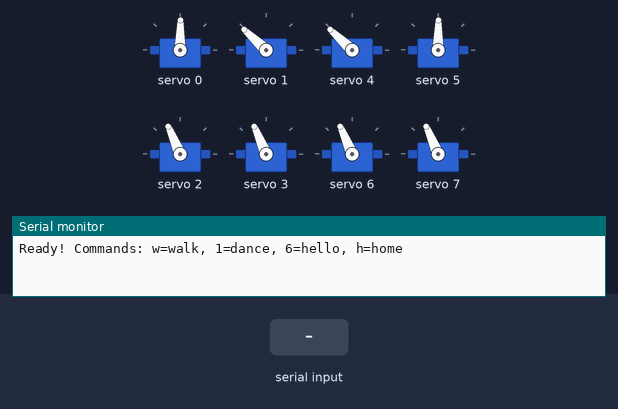
Recording of a sketch running on a simulated Arduino Uno, built with avr-gcc and run on an emulated ATmega328P. Shown: 8 × servo, the last lines printed to the serial monitor. The inputs (shaded band) are chosen by the test bench.

Above: at 1.2 s.
1.3 s: "w" received over Serial
At 1.48 s:
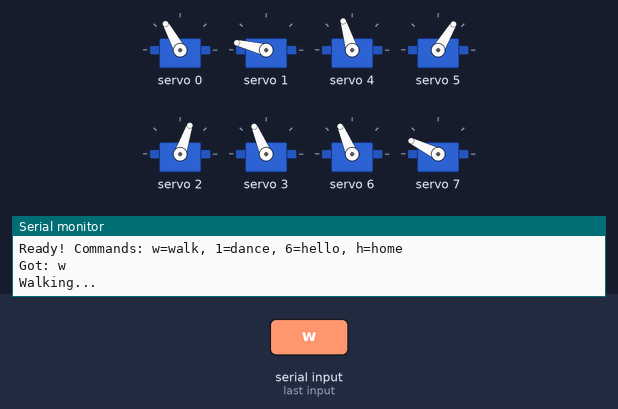
At 1.83 s:
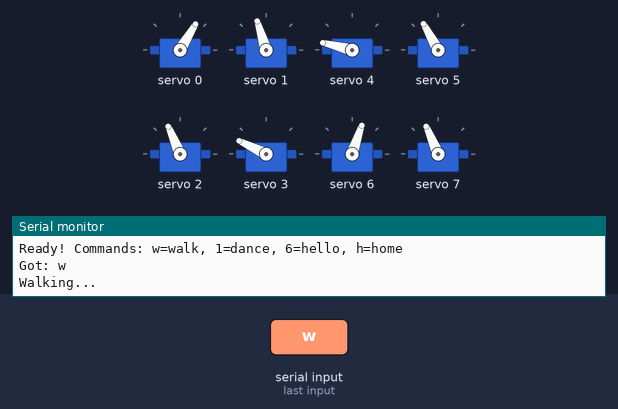
4.3 s: "1" received over Serial
7.3 s: "6" received over Serial
At 11.9 s:
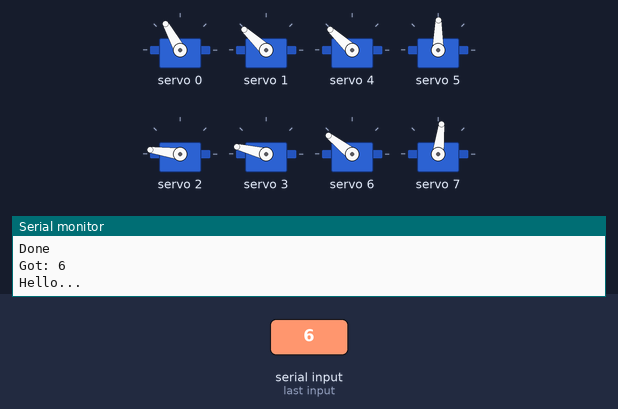
Timing chart, 0 to 13.6 s (numbered marks = the images above; inputs shaded):
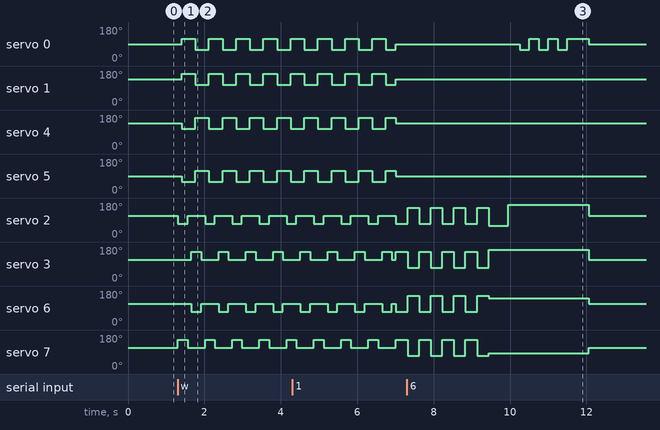

The sketch:

serial_control.ino
```cpp
/*
 * Simple Serial Control - All in one file
 */

#include <Wire.h>
#include <Adafruit_PWMServoDriver.h>

Adafruit_PWMServoDriver pwm = Adafruit_PWMServoDriver();

#define SERVOMIN 125
#define SERVOMAX 575

// Channels
#define FR_HIP 0
#define FL_HIP 1
#define FR_LEG 2
#define FL_LEG 3
#define BR_HIP 4
#define BL_HIP 5
#define BR_LEG 6
#define BL_LEG 7

// Home positions
int homeHip[4] = {70, 110, 110, 70};
int homeLeg = 90;

void setAngle(int ch, int angle) {
  angle = constrain(angle, 0, 180);
  int pulse = map(angle, 0, 180, SERVOMIN, SERVOMAX);
  pwm.setPWM(ch, 0, pulse);
}

void home() {
  setAngle(FR_HIP, homeHip[0]);
  setAngle(FL_HIP, homeHip[1]);
  setAngle(BR_HIP, homeHip[2]);
  setAngle(BL_HIP, homeHip[3]);
  setAngle(FR_LEG, homeLeg);
  setAngle(FL_LEG, homeLeg);
  setAngle(BR_LEG, homeLeg);
  setAngle(BL_LEG, homeLeg);
}

void walkForward() {
  int hipSwing = 25;
  int legLift = 35;

  for (int s = 0; s < 8; s++) {
    setAngle(FR_LEG, homeLeg - legLift);
    setAngle(BL_LEG, homeLeg + legLift);
    delay(100);

    setAngle(FR_HIP, homeHip[0] + hipSwing);
    setAngle(BL_HIP, homeHip[3] - hipSwing);
    setAngle(FL_HIP, homeHip[1] + hipSwing);
    setAngle(BR_HIP, homeHip[2] - hipSwing);
    delay(150);

    setAngle(FR_LEG, homeLeg);
    setAngle(BL_LEG, homeLeg);
    delay(100);

    setAngle(FL_LEG, homeLeg + legLift);
    setAngle(BR_LEG, homeLeg - legLift);
    delay(100);

    setAngle(FL_HIP, homeHip[1] - hipSwing);
    setAngle(BR_HIP, homeHip[2] + hipSwing);
    setAngle(FR_HIP, homeHip[0] - hipSwing);
    setAngle(BL_HIP, homeHip[3] + hipSwing);
    delay(150);

    setAngle(FL_LEG, homeLeg);
    setAngle(BR_LEG, homeLeg);
    delay(100);
  }
  home();
}

void dance() {
  int legSwing = 35;
  for (int s = 0; s < 4; s++) {
    setAngle(FR_LEG, homeLeg - legSwing);
    setAngle(BR_LEG, homeLeg - legSwing);
    setAngle(FL_LEG, homeLeg + legSwing);
    setAngle(BL_LEG, homeLeg + legSwing);
    delay(300);

    setAngle(FR_LEG, homeLeg + legSwing);
    setAngle(BR_LEG, homeLeg + legSwing);
    setAngle(FL_LEG, homeLeg - legSwing);
    setAngle(BL_LEG, homeLeg - legSwing);
    delay(300);
  }
  home();
}

void hello() {
  setAngle(FR_LEG, homeLeg - 45);
  setAngle(FL_LEG, homeLeg + 45);
  setAngle(BR_LEG, homeLeg + 25);
  setAngle(BL_LEG, homeLeg - 25);
  delay(500);

  setAngle(FR_LEG, homeLeg + 50);
  delay(300);

  for (int i = 0; i < 3; i++) {
    setAngle(FR_HIP, homeHip[0] - 25);
    delay(250);
    setAngle(FR_HIP, homeHip[0] + 25);
    delay(250);
  }
  delay(300);
  home();
}

void setup() {
  Serial.begin(9600);

  pwm.begin();
  pwm.setOscillatorFrequency(27000000);
  pwm.setPWMFreq(50);
  delay(10);

  home();

  Serial.println("Ready! Commands: w=walk, 1=dance, 6=hello, h=home");
}

void loop() {
  if (Serial.available() > 0) {
    char cmd = Serial.read();
    Serial.print("Got: ");
    Serial.println(cmd);

    if (cmd == 'w' || cmd == 'W') {
      Serial.println("Walking...");
      walkForward();
      Serial.println("Done");
    }
    else if (cmd == '1') {
      Serial.println("Dancing...");
      dance();
      Serial.println("Done");
    }
    else if (cmd == '6') {
      Serial.println("Hello...");
      hello();
      Serial.println("Done");
    }
    else if (cmd == 'h' || cmd == 'H') {
      Serial.println("Home");
      home();
    }
  }
}
```

Measured:
- after the input at 1.3 s, servo 0: alternates 119° for 0.36 s and 59° for 0.36 s, starting after 0.11 s; servo 1: alternates 166° for 0.36 s and 107° for 0.36 s, starting after 0.11 s
- after the input at 7.3 s, servo 0: 89° → 59° after 2.9 s, → 119° 0.25 s later, → 59° 0.25 s later, → 119° 0.25 s later, … (7 changes in this stretch)
